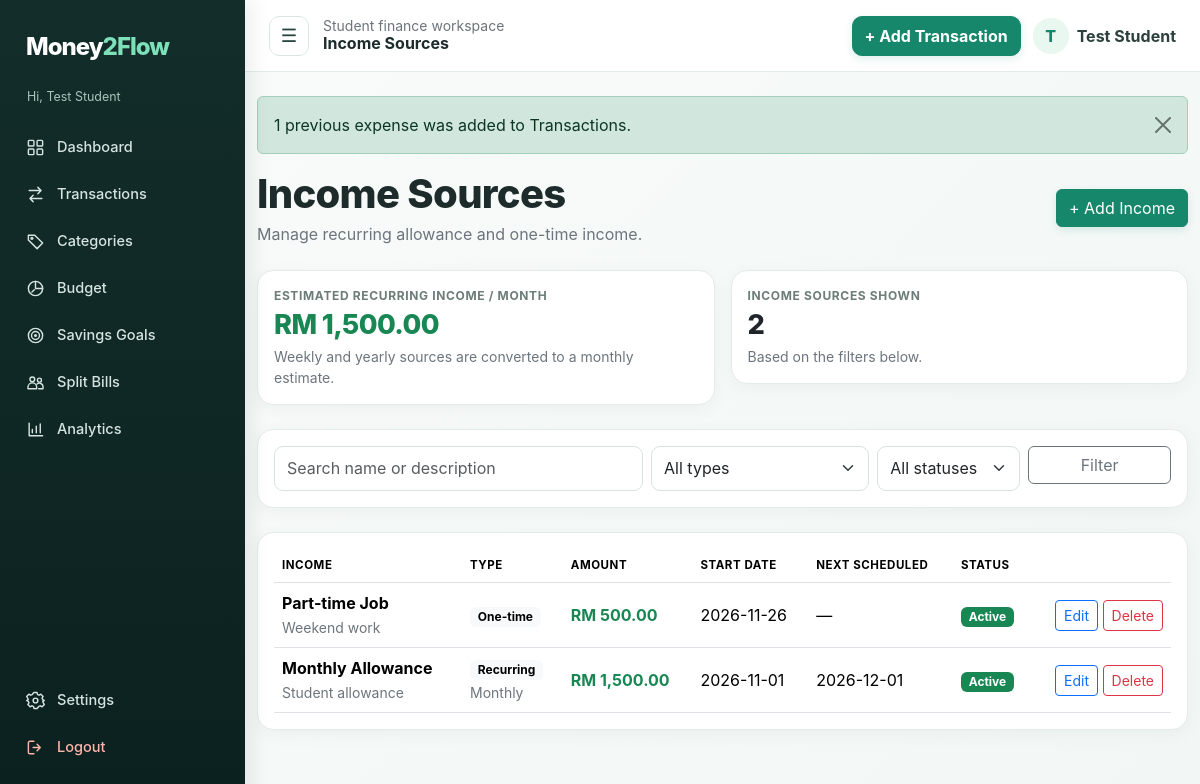
The page /income/index.php (signed in) on the database its author committed.
### tables this page shows
CREATE TABLE incomes (id INT UNSIGNED AUTO_INCREMENT PRIMARY KEY,user_id INT UNSIGNED NOT NULL,source VARCHAR(120) NOT NULL,amount DECIMAL(12,2) NOT NULL,income_type ENUM('Recurring','One-time') NOT NULL DEFAULT 'One-time',frequency ENUM('Weekly','Monthly','Yearly','N/A') NOT NULL DEFAULT 'N/A',start_date DATE NOT NULL,status ENUM('Active','Inactive') NOT NULL DEFAULT 'Active',income_date DATE NOT NULL,description VARCHAR(500) NULL,created_at TIMESTAMP DEFAULT CURRENT_TIMESTAMP,INDEX ix_income_user_date(user_id,income_date),INDEX ix_income_user_status(user_id,status),CONSTRAINT fk_incomes_user FOREIGN KEY(user_id) REFERENCES users(id) ON DELETE CASCADE);

### config/database.php (called while the page is built, shortened)
<?php
function db(): PDO {
    static $pdo = null;
    if ($pdo === null) {
        $pdo = new PDO('mysql:host=' . DB_HOST . ';dbname=' . DB_NAME . ';charset=utf8mb4', DB_USER, DB_PASS, [
            PDO::ATTR_ERRMODE => PDO::ERRMODE_EXCEPTION,
            PDO::ATTR_DEFAULT_FETCH_MODE => PDO::FETCH_ASSOC,
            PDO::ATTR_EMULATE_PREPARES => false,
        ]);
    }
    return $pdo;
}

### includes/auth.php (called while the page is built, shortened)
<?php
require_once __DIR__ . '/../config/database.php';
function e(?string $value): string { return htmlspecialchars((string)$value, ENT_QUOTES, 'UTF-8'); }
function valid_date(string $date): bool { $d = DateTime::createFromFormat('Y-m-d', $date); return $d && $d->format('Y-m-d') === $date; }
function currency($number): string { return 'RM ' . number_format((float)$number, 2); }

### includes/allowance.php (called while the page is built, shortened)
<?php
require_once __DIR__ . '/auth.php';
function allowance_today(): DateTimeImmutable
{
    return (new DateTimeImmutable('now', new DateTimeZone('Asia/Kuala_Lumpur')))->setTime(0, 0);
}
function allowance_next_date(string $anchor, string $frequency, DateTimeImmutable $today): ?DateTimeImmutable
{
    $start = (new DateTimeImmutable($anchor, $today->getTimezone()))->setTime(0, 0);
    if ($start >= $today) return $start;
    if ($frequency === 'Monthly') {
        $months = ((int)$today->format('Y') - (int)$start->format('Y')) * 12 + (int)$today->format('n') - (int)$start->format('n');
        foreach ([$months, $months + 1] as $offset) {
            $first = $start->modify('first day of this month')->modify('+' . $offset . ' months');
            $day = min((int)$start->format('j'), (int)$first->format('t'));
            $candidate = $first->setDate((int)$first->format('Y'), (int)$first->format('n'), $day);
            if ($candidate >= $today) return $candidate;
        }
    }
    return null;
}

### income/index.php (the view, shortened to what this page needs)
<?php
require_once __DIR__ . '/../includes/auth.php';
require_once __DIR__ . '/../includes/allowance.php';
$search = trim($_GET['search'] ?? '');
$where = ['user_id = ?'];
$arguments = [user_id()];
$statement = db()->prepare('SELECT * FROM incomes WHERE ' . implode(' AND ', $where) . ' ORDER BY status ASC, start_date DESC, id DESC');
$statement->execute($arguments);
$incomes = $statement->fetchAll();
$activeMonthlyIncome = 0.0;
foreach ($incomes as $income) {
    if ($income['income_type'] === 'One-time') continue;
    $multiplier = match ($income['frequency']) {
        'Weekly' => 52 / 12,
        'Yearly' => 1 / 12,
        default => 1,
    };
    $activeMonthlyIncome += (float)$income['amount'] * $multiplier;
}
require_once __DIR__ . '/../includes/header.php';
?>
<div class="d-flex flex-wrap justify-content-between align-items-center gap-3 mb-4">
    <div><h1 class="page-title mb-1">Income Sources</h1><p class="text-secondary mb-0">Manage recurring allowance and one-time income.</p></div>
    <button class="btn btn-primary" data-bs-toggle="collapse" data-bs-target="#incomeForm">+ Add Income</button>
</div>
<div class="row g-3 mb-4">
    <div class="col-md-6"><div class="card p-3"><div class="metric-label">Estimated recurring income / month</div><div class="metric text-success"><?= currency($activeMonthlyIncome) ?></div><small class="text-secondary">Weekly and yearly sources are converted to a monthly estimate.</small></div></div>
    <div class="col-md-6"><div class="card p-3"><div class="metric-label">Income sources shown</div><div class="metric"><?= count($incomes) ?></div><small class="text-secondary">Based on the filters below.</small></div></div>
</div>
<div class="card p-3 mb-4">
    <form class="row g-2">
        <div class="col-md-5"><input class="form-control" name="search" placeholder="Search name or description" value="<?= e($search) ?>"></div>
        <div class="col-md-3"><select class="form-select" name="income_type"><option value="">All types</option></select></div>
        <div class="col-md-2"><select class="form-select" name="status"><option value="">All statuses</option></select></div>
        <div class="col-md-2"><button class="btn btn-outline-secondary w-100">Filter</button></div>
    </form>
</div>
<div class="card p-3 table-responsive">
    <table class="table align-middle mb-0"><thead><tr><th>Income</th><th>Type</th><th>Amount</th><th>Start date</th><th>Next scheduled</th><th>Status</th><th></th></tr></thead><tbody>
    <?php foreach ($incomes as $income): ?>
    <?php
        $next = null;
        if ($income['status'] === 'Active' && $income['income_type'] === 'Recurring') {
            $today = allowance_today();
            $next = allowance_next_date($income['start_date'], $income['frequency'], $today);
        }
    ?>
    <tr><td><strong><?= e($income['source']) ?></strong><br><small class="text-secondary"><?= e($income['description']) ?></small></td><td><span class="badge text-bg-light"><?= e($income['income_type']) ?></span><?php if ($income['income_type'] === 'Recurring'): ?><br><small class="text-secondary"><?= e($income['frequency']) ?></small><?php endif; ?></td><td class="text-success fw-bold"><?= currency($income['amount']) ?></td><td><?= e($income['start_date']) ?></td><td><?= $next ? e($next->format('Y-m-d')) : '—' ?></td><td><span class="badge <?= $income['status']==='Active'?'text-bg-success':'text-bg-secondary' ?>"><?= e($income['status']) ?></span></td><td class="text-end"><a class="btn btn-sm btn-outline-primary" href="?edit=<?= (int)$income['id'] ?>#incomeForm">Edit</a> <form method="post" class="d-inline"><input type="hidden" name="csrf" value="<?= e(csrf()) ?>"><input type="hidden" name="action" value="delete"><input type="hidden" name="id" value="<?= (int)$income['id'] ?>"><button data-confirm="Delete this income source?" class="btn btn-sm btn-outline-danger">Delete</button></form></td></tr><?php endforeach; ?>
    </tbody></table>
</div>
<?php require_once __DIR__ . '/../includes/footer.php'; ?>

### assets/css/style.css (style rules this page uses)
:root { --green:#16876b;--green-light:#e8f7f0;--dark:#132d2b;--soft:#f5f8f7 }
body { background:linear-gradient(135deg,#f8fbfa 0%,#f2f7f5 100%);color:#1d2b2a;font-family:Inter,system-ui,-apple-system,sans-serif }
.card { border:1px solid #e3ece8;border-radius:16px;box-shadow:0 4px 18px #16352b0b;background:#fff }
.metric { font-size:1.7rem;font-weight:800;letter-spacing:-.6px }
.metric-label { color:#6c7c79;font-size:.75rem;font-weight:700;text-transform:uppercase;letter-spacing:.65px }
.btn-primary { background:var(--green);border-color:var(--green);box-shadow:0 3px 8px #16876b25 }
.table>thead { color:#657673;font-size:.72rem;text-transform:uppercase;letter-spacing:.55px }
.table>tbody>tr { transition:background .15s }
.form-control,.form-select { border-radius:9px;padding:.6rem .75rem;border-color:#d7e3df }
.page-title { font-weight:800;letter-spacing:-.7px }

### rows shown on the page
incomes: source "Part-time Job", description "Weekend work", income_type "One-time", amount "RM 500.00", start_date "2026-11-26", status "Active"
incomes: source "Monthly Allowance", description "Student allowance", income_type "Recurring", frequency "Monthly", amount "RM 1,500.00", start_date "2026-11-01", $next->format('Y-m-d') "2026-12-01", status "Active"

### other values the page prints
$_SESSION['user_name'] "Test Student"
$label "Dashboard"
$label "Transactions"
$label "Categories"
$label "Budget"
$label "Savings Goals"
$label "Split Bills"
$label "Analytics"
$page_title "Income Sources"
substr($_SESSION['user_name'] ?? 'S', 0, 1) "T"
$message "1 previous expense was added to Transactions."
currency($activeMonthlyIncome) "RM 1,500.00"
count($incomes) "2"
